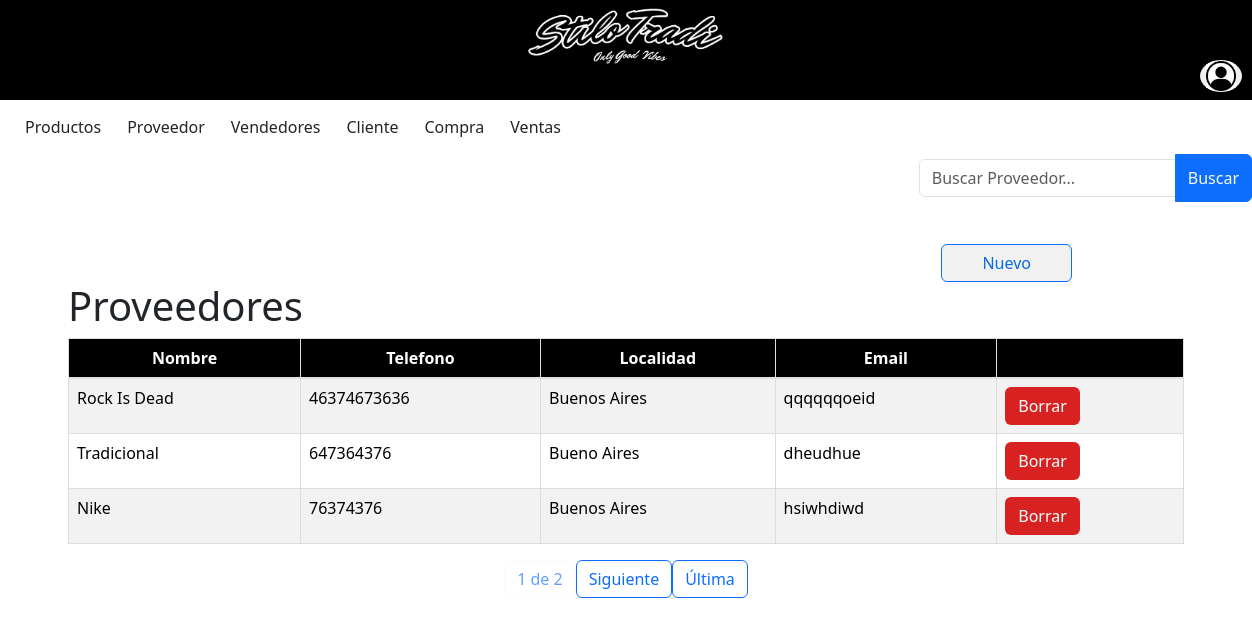
Page /proveedor/ProveedorLista/ on the committed database.
### miAplicacion/models.py (models this page shows, shortened)
class Proveedor(models.Model):
    Nombre = models.CharField (max_length=50)
    Telefono = models.IntegerField ()
    Localidad = models.CharField (max_length=50)
    Email = models.CharField (max_length=50)

### miAplicacion/views.py (the view)
# urls.py: path('proveedor/ProveedorLista/', views.ProveedorLista.as_view(), name='proveedorLista'),
class ProveedorLista(ListView):
    model = Proveedor
    template_name = 'Proveedor.html'
    context_object_name = 'proveedor'
    paginate_by = 3  # Cantidad de elementos por página
    def get_queryset(self):
        query = self.request.GET.get('q', '')
        if not query:
            proveedor = Proveedor.objects.all()
        else:
            proveedor = Proveedor.objects.filter(Nombre__icontains = query)
        return proveedor

### miProyecto/templates/proveedor.html (shortened to what this page needs)
{% include 'base.html' %}
{% block content %}
{% load bootstrap5 %}
{% load static %}
<!DOCTYPE html>
<div class="d-flex justify-content-end align-items-end mb-3">
    <form method="GET" action="{% url 'proveedorLista' %}">
        <div class="input-group">
            <input type="text" class="form-control inputApagado" name="q" value="{{ query }}" placeholder="Buscar Proveedor...">
            <button class="btn btn-primary text-light" type="submit">Buscar</button>
        </div>
    </form>
</div>
    <div class="d-flex justify-content-end  align-items-end">
        <a class="btn btn-primary custom-btn" href="{% url 'ProveedorNuevo' %}">Nuevo</a></td>
    </div>
<head>
    {% bootstrap_css %}
</head>
<body>
    <div class="container">
        <h1>Proveedores</h1>
        <table class="table rounded table-striped table-hover">
            <thead>
                <tr>
                    <tr>
                        <th>Nombre</th>
                        <th>Telefono</th>
                        <th>Localidad</th>
                        <th>Email</th>
                        <th></th>
                    </tr>
                </tr>
            </thead>
            <tbody>
                {% for proveedor in proveedor %}
                <tr style ="cursor: pointer;" onclick="window.location.href='/proveedor/ProveedorModif/{{proveedor.id}}'">
                    <td>{{ proveedor.Nombre}}</td>
                    <td>{{ proveedor.Telefono}}</a></td>
                    <td>{{ proveedor.Localidad}}</td>
                    <td>{{ proveedor.Email}}</a></td>
                    <td><a class="btn custom-btn2" href="/proveedor/ProveedorBorrar/{{proveedor.id}}">Borrar</a></td> </td>
                </tr>
                {% endfor %}
            </tbody>
        </table>
    </div>
    <div class="pagination justify-content-center">
        <span class="current-page btn btn-outline-light disabled text-primary mb-3">
            {{ page_obj.number }} de {{ page_obj.paginator.num_pages }}
        </span>
        {% if page_obj.has_next %}
            <a class="btn btn-outline-primary mb-3" href="?page={{ page_obj.next_page_number }}">
                Siguiente
            </a>
            <a class="btn btn-outline-primary mb-3" href="?page={{ page_obj.paginator.num_pages }}">
                Última
            </a>
        {% endif %}
    </div>
</body>
</html>
{% endblock %}

### miProyecto/static/estilos.css (style rules this page uses)
body { margin: 0; padding: 0; }
.form-control { width: 100%; margin: 5px 0; padding: 10px; border: 1px solid #ccc; border-radius: 5px; }
input, select, textarea { width: 100%; margin: 5px 0; padding: 10px; border: 1px solid #ccc; border-radius: 5px; }
.btn.custom-btn2 { background-color: rgb(216, 33, 33); color:#ffffff; }
.btn.custom-btn { background-color: rgb(241, 241, 241); color:rgb(8, 106, 218); margin-right: 180px; margin-top: 10px; text-align: center; padding-left: 40px; padding-right: 40px; }
.table thead th { border: 1px solid #dddddd; padding: 8px; text-align: center; background-color: #000000; color: #ffffff; vertical-align: bottom; border-bottom: 2px solid #dee2e6; }
.table td { border: 1px solid #dddddd; padding: 8px; }
.table { width: 100%; border-collapse: collapse; border: 1px solid #dee2e6; }

### rows in the picture
Proveedor: Nombre "Rock Is Dead", Telefono "46374673636", Localidad "Buenos Aires", Email "qqqqqqoeid"
Proveedor: Nombre "Tradicional", Telefono "647364376", Localidad "Bueno Aires", Email "dheudhue"
Proveedor: Nombre "Nike", Telefono "76374376", Localidad "Buenos Aires", Email "hsiwhdiwd"

### other values in the picture
{{ page_obj.number }} "1"
{{ page_obj.paginator.num_pages }} "2"
